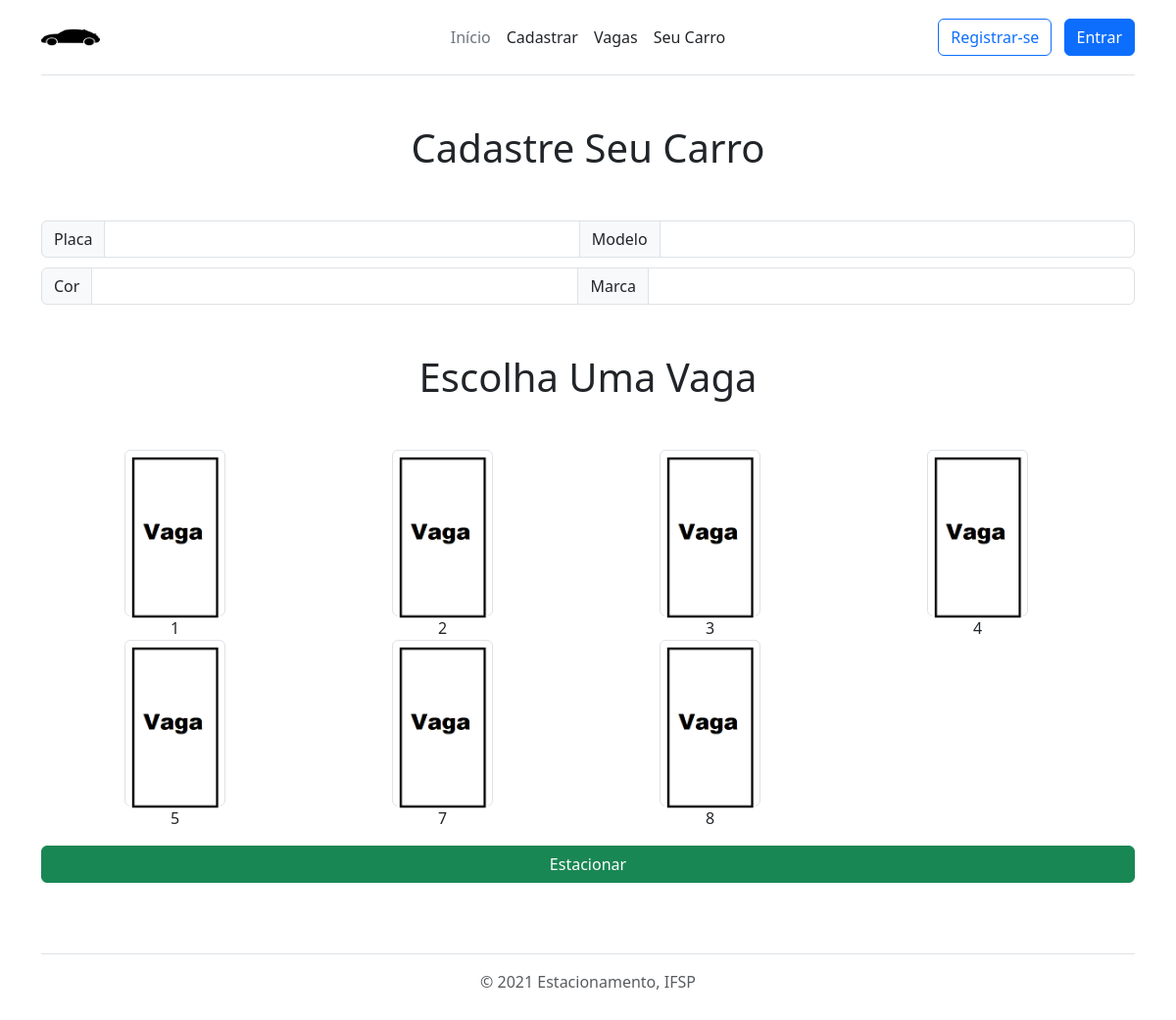
Page /Estacionamento/php/carro_cadastro.php on the committed database.
### tables this page shows
CREATE TABLE `vagas` (
  `vaga_id` int(100) NOT NULL,
  `vaga_tipo` varchar(255) NOT NULL
);

### Estacionamento/php/carro_cadastro.php (the view, shortened to what this page needs)
<?php
include('conexao.php');
?>
<!doctype html>
<html lang="pt-br">
  <head>
    <link href="https://cdn.jsdelivr.net/npm/bootstrap@5.1.3/dist/css/bootstrap.min.css" rel="stylesheet">
    <link href="../assets/dist/css/bootstrap.min.css" rel="stylesheet">
    <link href="../CSS/style.css" rel="stylesheet">
</head>
<body>
<div class="container">
    <header class="d-flex flex-wrap align-items-center justify-content-center justify-content-md-between py-3 mb-4 border-bottom">
      <a href="/" class="d-flex align-items-center col-md-3 mb-2 mb-md-0 text-dark text-decoration-none">
        <img class="bi me-2" width="60" height="44" role="img" aria-label="Bootstrap" src="../images/carro.png"></img>
      </a>
      <ul class="nav col-12 col-md-auto mb-2 justify-content-center mb-md-0">
        <li><a href="main.php" class="nav-link px-2 link-secondary">Início</a></li>
        <li><a href="carro_cadastro.php" class="nav-link px-2 link-dark">Cadastrar</a></li>
        <li><a href="vagas_lista.php" class="nav-link px-2 link-dark">Vagas</a></li>
        <li><a href="listar_carro.php" class="nav-link px-2 link-dark">Seu Carro</a></li>
      </ul>
 <?php
         if (isset($_SESSION['usuario'])){
              $usuario = $_SESSION['usuario'];
              $sql = "SELECT * FROM usuarios WHERE usuario = '$usuario'";
              $resultado = mysqli_query($conexao,$sql);
               while ($dados = mysqli_fetch_array($resultado))
               {
                 $_SESSION['nome'] = $dados['nome'];
               }
              if ($_SESSION['usuario'] != "admin@ifsp.edu.br"){
                     echo ' <div class="dropdown">
                          <a class="btn btn-secondary dropdown-toggle" href="#" role="button" id="dropdownMenuLink" data-bs-toggle="dropdown" aria-expanded="false">
                            '.$_SESSION['nome'].'
                          </a>
                          <ul class="dropdown-menu" aria-labelledby="dropdownMenuLink">
                            <li><a class="dropdown-item" href="../php/login/logout.php">Sair</a></li>
                          </ul>
                        </div>';
             }
           if (isset($_SESSION['admin'])){
                  echo '
                       <div class="dropdown">
                          <a class="btn btn-secondary dropdown-toggle" href="#" role="button" id="dropdownMenuLink" data-bs-toggle="dropdown" aria-expanded="false">
                            Admin
                          </a>
                          <ul class="dropdown-menu" aria-labelledby="dropdownMenuLink">
                            <li><a class="dropdown-item" href="../php/lojas.php">Lojas</a></li>
                            <li><a class="dropdown-item" href="../php/login/logout.php">Sair</a></li>
                          </ul>
                        </div>';
                }
            }
              else{
                     echo '<div class="col-md-3 text-end">
                             <a href="../php/login/formulario_cadastro.php"><button type="button" class="btn btn-outline-primary me-2">Registrar-se</button></a>
                             <a href="../php/login/formulario_login.php"><button type="button" class="btn btn-primary">Entrar</button></a>
                           </div>';
           }
         ?>
    </header>
  </div>
<div class="container">
 	<form method="POST" action="cad_carro.php">
  <h1 class="text-center" style="margin: 50px;">Cadastre Seu Carro</h1>
  <div class="input-group">
    <span class="input-group-text">Placa</span>
    <input class="form-control" type="text" name="placa">
    <span class="input-group-text">Modelo</span>
    <input class="form-control" type="text" name="modelo">
  </div>
  <div style="margin-top:10px;" class="input-group">
    <span  class="input-group-text">Cor</span>
    <input class="form-control" type="text" name="cor">
     <span class="input-group-text">Marca</span>
    <input class="form-control" type="text" name="marca">
  </div>
  <h1 class="text-center" style="margin: 50px;">Escolha Uma Vaga</h1>
   <div class="container row mb-3 text-center">
      <?php
      $sql = "SELECT * FROM vagas ORDER BY vaga_id";
      $query = mysqli_query($conexao,$sql);
      $dados = mysqli_num_rows($query);
      if($dados>0){
        for ($i = 0; $i <7; $i++) {
        $dados = mysqli_fetch_array($query);
        $img_src = $dados['vaga_tipo'];
        if ($img_src == "vaga_sem_carro.png") {
      ?>
    <div class="image col-3">
      <div class="img-thumbnail imgBox" data-selected="<?php echo $dados['vaga_id'];?>">
          <img src="<?php echo '../Images/'.$img_src; ?>"/>
      </div>
       <div><?php echo $dados['vaga_id'];?></div>
     </div>
      <?php }}}?>
    </div>
     <button style="width: 100%" class="btn btn-success" type="submit" name="submit">Estacionar</button>
 	</form>
</div>
<div class="container">
  <footer class="py-3 my-4">
    <ul class="nav justify-content-center border-bottom pb-3 mb-3">
      <li class="nav-item"><a href="#" class="nav-link px-2 text-muted"></a></li>
      <li class="nav-item"><a href="#" class="nav-link px-2 text-muted"></a></li>
      <li class="nav-item"><a href="#" class="nav-link px-2 text-muted"></a></li>
      <li class="nav-item"><a href="#" class="nav-link px-2 text-muted"></a></li>
      <li class="nav-item"><a href="#" class="nav-link px-2 text-muted"></a></li>
    </ul>
    <p class="text-center text-muted">&copy; 2021 Estacionamento, IFSP</p>
  </footer>
</div>
  </body>
</html>

### Estacionamento/CSS/style.css (style rules this page uses)
.bi { vertical-align: -.125em; fill: currentColor; }
.img-thumbnail { display: inline-block; position:relative; cursor:pointer; }
.img-thumbnail img { height: 170px; }
.imgBox { height: 170px; }

### rows in the picture
vagas: vaga_tipo (picture), vaga_id "1"
vagas: vaga_tipo (picture), vaga_id "2"
vagas: vaga_tipo (picture), vaga_id "3"
vagas: vaga_tipo (picture), vaga_id "4"
vagas: vaga_tipo (picture), vaga_id "5"
vagas: vaga_tipo (picture), vaga_id "7"
vagas: vaga_tipo (picture), vaga_id "8"
